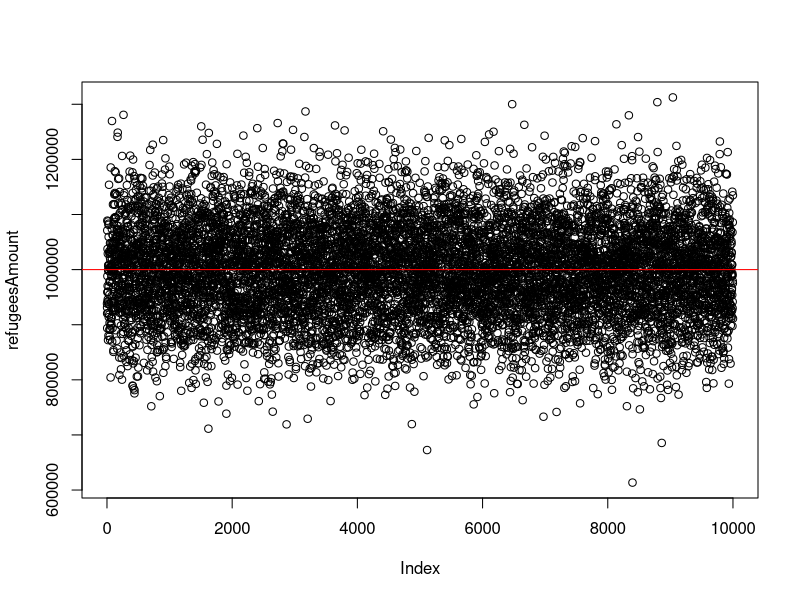

Write the R code that produced this figure.
# As of 31 December 2015, how many refugees and migrants will UNHCR report as having arrived in Europe by sea?
# Europe is facing a refugee crisis [...]. Question will be resolved using the data available on UNHCR's Emergency Response Page for the Mediterranean as of 31 December 2015 (http://data.unhcr.org/mediterranean/regional.html ).
# https://www.gjopen.com/questions/45-as-of-31-december-2015-how-many-refugees-and-migrants-will-unhcr-report-as-having-arrived-in-europe-by-sea
# (CC BY 3.0) Roland Kofler, eccept the data which is UNHCR's copyright
#
# found the freaking data:
# http://data.unhcr.org/data_sources/mediterranean/data.xls?_=1446294376729

# initializations
October=10 
September=9                 #you got the idea
reportedAmount=723221
million=10^6
N=10000;
arrivals= c( 5546,  7343,	10184,	29441,	40117,	53987,	75483,	130837,	172843,	197440)
if (reportedAmount != sum(arrivals)) break;

# model parameters
weight1= rnorm(N, mean=0.8, sd=0.3)
weight2= rnorm(N, mean=0.6, sd=0.3)


# calculations
arrivalsNovember = arrivals[October] * weight1
arrivalsDecember = arrivals[October] * weight2 
futureArrivals= arrivalsNovember + arrivalsDecember
refugeesAmount = reportedAmount + futureArrivals
plot(refugeesAmount)
abline(h=million, col="red");
overAmillion = refugeesAmount > 10^6
ProbabilityOverMillion= sum(overAmillion)/N
print (ProbabilityOverMillion * 100)
